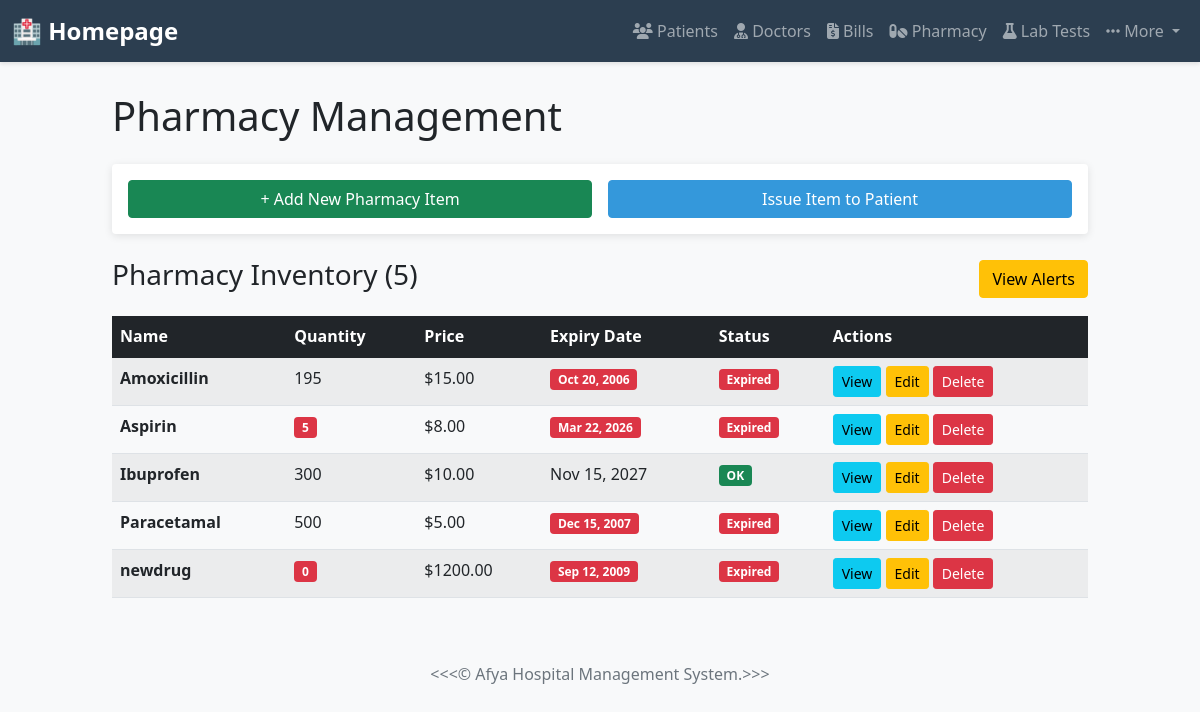
Screenshot of /pharmacy/ with the database file from the repository.
### myapp/models.py (models this page shows, shortened)
class PharmacyItem(models.Model):
    name = models.CharField(max_length=100, unique=True)
    quantity = models.PositiveIntegerField(help_text="Current stock quantity")
    price = models.DecimalField(max_digits=10, decimal_places=2, help_text="Price per unit")
    expiry_date = models.DateField()
    batch_number = models.CharField(max_length=50, blank=True, null=True)
    date_added = models.DateTimeField(auto_now_add=True)
    updated_at = models.DateTimeField(auto_now=True)
    def is_expired(self):
        return self.expiry_date < timezone.now().date()
    def is_expiring_soon(self):
        return (self.expiry_date - timezone.now().date()).days <= 30 and not self.is_expired()
    class Meta:
        ordering = ['name']

### myapp/views.py (the view)
# urls.py: path('pharmacy/', views.pharmacy_item_list, name='pharmacy_item_list'),
def pharmacy_item_list(request):
    pharmacy_items = PharmacyItem.objects.all()
    context = {'pharmacy_items': pharmacy_items}
    return render(request, 'pharmacy_item_list.html', context)

### myapp/templates/pharmacy_item_list.html (shortened to what this page needs)
{% extends 'base.html' %}
{% block content %}
<div class="row mb-4">
    <div class="col-md-12">
        <h1 class="mb-4">Pharmacy Management</h1>
        <div class="card">
            <div class="card-body">
                <div class="row g-3">
                    <div class="col-md-6">
                        <a href="{% url 'myapp:add_pharmacy_item' %}" class="btn btn-success w-100">+ Add New Pharmacy Item</a>
                    </div>
                    <div class="col-md-6">
                        <a href="{% url 'myapp:issue_pharmacy_item' %}" class="btn btn-primary w-100">Issue Item to Patient</a>
                    </div>
                </div>
            </div>
        </div>
    </div>
</div>
<div class="row">
    <div class="col-md-12">
        <div class="d-flex justify-content-between align-items-center mb-3">
            <h3>Pharmacy Inventory ({{ pharmacy_items.count }})</h3>
            <a href="{% url 'myapp:pharmacy_alerts' %}" class="btn btn-warning">View Alerts</a>
        </div>
        {% if pharmacy_items %}
            <div class="table-responsive">
                <table class="table table-hover table-striped">
                    <thead class="table-dark">
                        <tr>
                            <th>Name</th>
                            <th>Quantity</th>
                            <th>Price</th>
                            <th>Expiry Date</th>
                            <th>Status</th>
                            <th>Actions</th>
                        </tr>
                    </thead>
                    <tbody>
                        {% for pharmacy_item in pharmacy_items %}
                        <tr>
                            <td><strong>{{ pharmacy_item.name }}</strong></td>
                            <td>
                                {% if pharmacy_item.quantity <= 10 %}
                                    <span class="badge bg-danger">{{ pharmacy_item.quantity }}</span>
                                {% else %}
                                    {{ pharmacy_item.quantity }}
                                {% endif %}
                            </td>
                            <td>${{ pharmacy_item.price }}</td>
                            <td>
                                {% if pharmacy_item.is_expired %}
                                    <span class="badge bg-danger">{{ pharmacy_item.expiry_date|date:"M d, Y" }}</span>
                                {% elif pharmacy_item.is_expiring_soon %}
                                    <span class="badge bg-warning">{{ pharmacy_item.expiry_date|date:"M d, Y" }}</span>
                                {% else %}
                                    {{ pharmacy_item.expiry_date|date:"M d, Y" }}
                                {% endif %}
                            </td>
                            <td>
                                {% if pharmacy_item.is_expired %}
                                    <span class="badge bg-danger">Expired</span>
                                {% elif pharmacy_item.is_expiring_soon %}
                                    <span class="badge bg-warning">Expiring Soon</span>
                                {% elif pharmacy_item.quantity <= 10 %}
                                    <span class="badge bg-danger">Low Stock</span>
                                {% else %}
                                    <span class="badge bg-success">OK</span>
                                {% endif %}
                            </td>
                            <td>
                                <a href="{% url 'myapp:pharmacy_item_detail' pharmacy_item.pk %}" class="btn btn-sm btn-info">View</a>
                                <a href="{% url 'myapp:update_pharmacy_item' pharmacy_item.pk %}" class="btn btn-sm btn-warning">Edit</a>
                                <a href="{% url 'myapp:delete_pharmacy_item' pharmacy_item.pk %}" class="btn btn-sm btn-danger">Delete</a>
                            </td>
                        </tr>
                        {% endfor %}
                    </tbody>
                </table>
            </div>
        {% else %}
            <div class="alert alert-info text-center">
                <p>No pharmacy items in inventory. <a href="{% url 'myapp:add_pharmacy_item' %}">Add a new pharmacy item</a></p>
            </div>
        {% endif %}
    </div>
</div>
{% endblock %}

### myapp/templates/base.html (style rules this page uses)
body { background-color: #f8f9fa; font-family: 'Segoe UI', Tahoma, Geneva, Verdana, sans-serif; }
.card { box-shadow: 0 2px 8px rgba(0,0,0,0.1); border: none; }
.btn-primary { background-color: #3498db; border-color: #3498db; }

### rows the page displays
PharmacyItem: name "Amoxicillin", quantity "195", price "15.00", expiry_date "Oct 20, 2006", shows "Expired"
PharmacyItem: name "Aspirin", quantity "5", price "8.00", expiry_date "Mar 22, 2026", shows "Expired"
PharmacyItem: name "Ibuprofen", quantity "300", price "10.00", expiry_date "Nov 15, 2027", shows "OK"
PharmacyItem: name "Paracetamal", quantity "500", price "5.00", expiry_date "Dec 15, 2007", shows "Expired"
PharmacyItem: name "newdrug", quantity "0", price "1200.00", expiry_date "Sep 12, 2009", shows "Expired"

### other values shown
{{ pharmacy_items.count }} "5"
